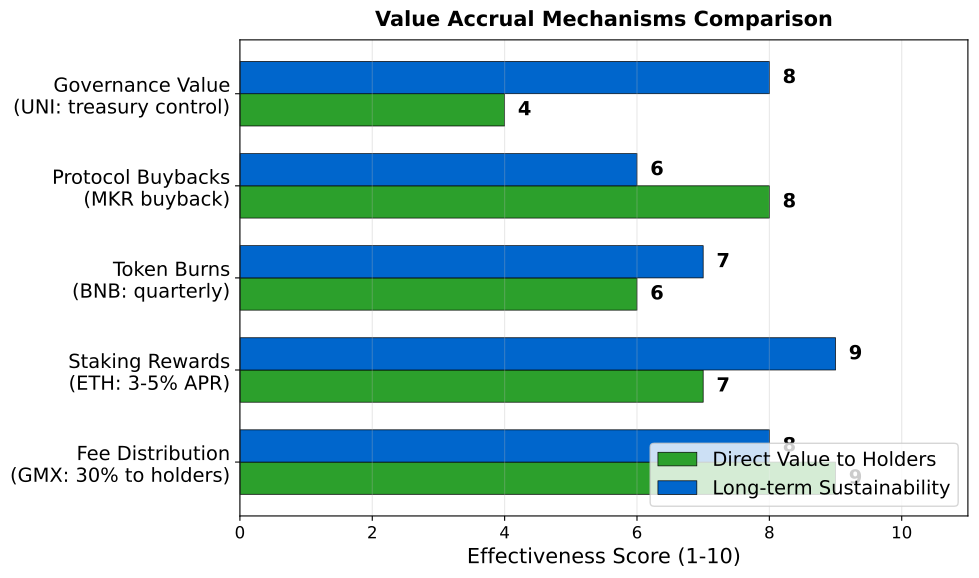

Source code (Python):
"""
Value Accrual Mechanisms
Horizontal bar showing different ways protocols capture value for token holders
"""

import matplotlib.pyplot as plt
import numpy as np
from pathlib import Path

CHART_METADATA = {
    'title': 'Value Accrual Mechanisms',
    'url': 'https://github.com/Digital-AI-Finance/Blockchain_Crypto/tree/main/Module_D_Tokenomics/L29_Token_Economics/charts/02_value_accrual_mechanisms'
}

plt.rcParams.update({
    'font.size': 14,
    'axes.labelsize': 14,
    'axes.titlesize': 16,
    'xtick.labelsize': 12,
    'ytick.labelsize': 12,
    'legend.fontsize': 12,
    'figure.figsize': (10, 6),
    'figure.dpi': 150
})

MLPURPLE = '#3333B2'
MLBLUE = '#0066CC'
MLORANGE = '#FF7F0E'
MLGREEN = '#2CA02C'
MLRED = '#D62728'

fig, ax = plt.subplots(figsize=(10, 6))

# Mechanisms and their effectiveness metrics
mechanisms = [
    'Fee Distribution\n(GMX: 30% to holders)',
    'Staking Rewards\n(ETH: 3-5% APR)',
    'Token Burns\n(BNB: quarterly)',
    'Protocol Buybacks\n(MKR buyback)',
    'Governance Value\n(UNI: treasury control)'
]

# Effectiveness scores
direct_value = [9, 7, 6, 8, 4]  # Direct value to holders
sustainability = [8, 9, 7, 6, 8]  # Long-term sustainability

y_pos = np.arange(len(mechanisms))
height = 0.35

bars1 = ax.barh(y_pos - height/2, direct_value, height, label='Direct Value to Holders',
                color=MLGREEN, edgecolor='black', linewidth=0.5)
bars2 = ax.barh(y_pos + height/2, sustainability, height, label='Long-term Sustainability',
                color=MLBLUE, edgecolor='black', linewidth=0.5)

# Add value labels
for bar, val in zip(bars1, direct_value):
    ax.text(bar.get_width() + 0.2, bar.get_y() + bar.get_height()/2,
            f'{val}', va='center', ha='left', fontsize=14, fontweight='bold')
for bar, val in zip(bars2, sustainability):
    ax.text(bar.get_width() + 0.2, bar.get_y() + bar.get_height()/2,
            f'{val}', va='center', ha='left', fontsize=14, fontweight='bold')

ax.set_yticks(y_pos)
ax.set_yticklabels(mechanisms, fontsize=14)
ax.set_xlabel('Effectiveness Score (1-10)', fontsize=15)
ax.set_xlim(0, 11)

ax.legend(loc='lower right', fontsize=14)
ax.grid(True, alpha=0.3, axis='x')

ax.set_title('Value Accrual Mechanisms Comparison', fontweight='bold', fontsize=15, pad=10)
plt.tight_layout()

output_path = Path(__file__).parent / 'chart.pdf'
plt.savefig(output_path, bbox_inches='tight', dpi=300)
print(f"Chart saved to: {output_path.absolute()}")
plt.close()
